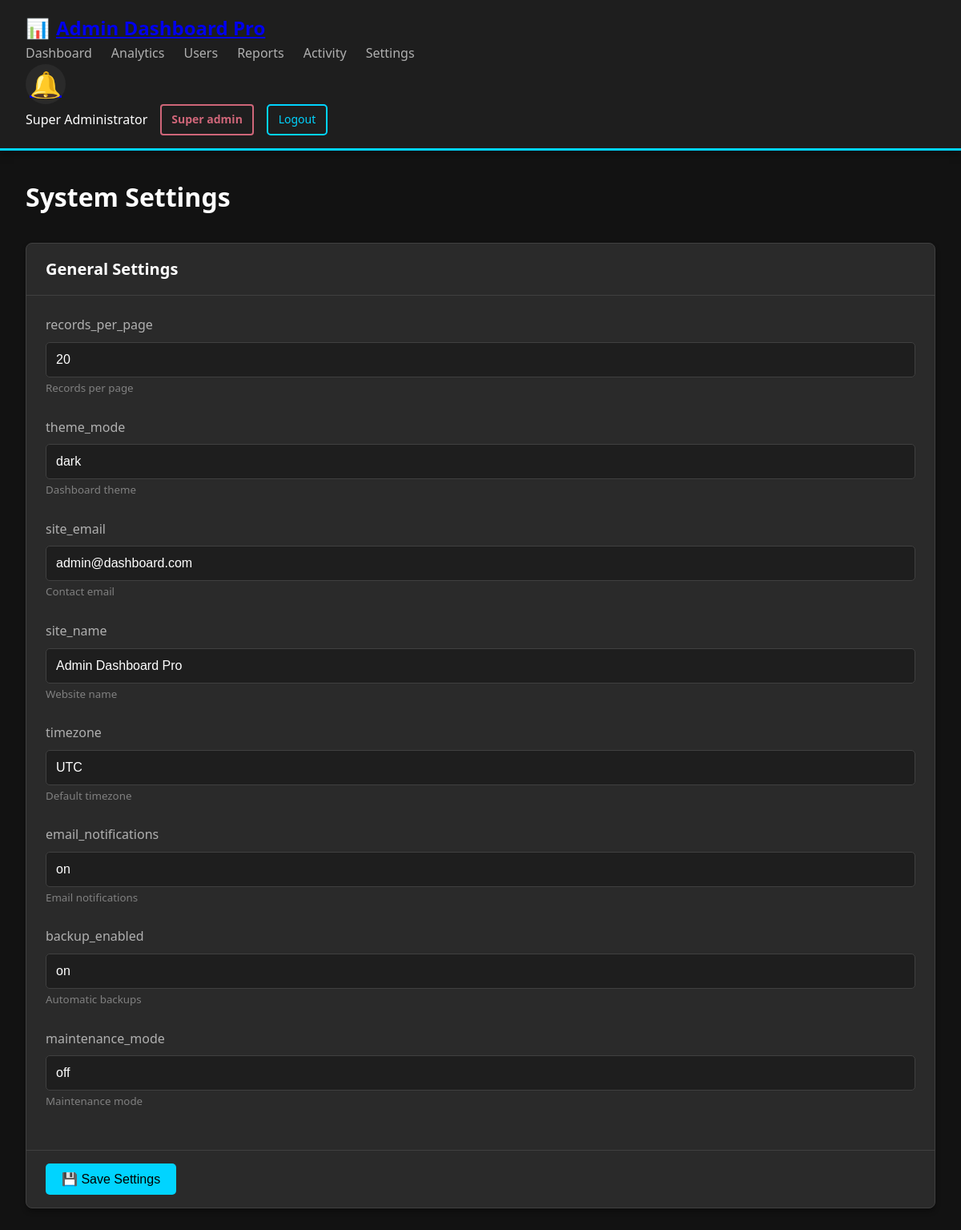
The page /settings.php (signed in) on the database its author committed.
### tables this page shows
CREATE TABLE settings (
    id INT PRIMARY KEY AUTO_INCREMENT,
    setting_key VARCHAR(100) UNIQUE NOT NULL,
    setting_value TEXT NOT NULL,
    setting_category VARCHAR(50) DEFAULT 'general',
    description TEXT DEFAULT NULL,
    updated_by INT DEFAULT NULL,
    updated_at TIMESTAMP DEFAULT CURRENT_TIMESTAMP ON UPDATE CURRENT_TIMESTAMP,

    FOREIGN KEY (updated_by) REFERENCES users(id) ON DELETE SET NULL,

    INDEX idx_setting_key (setting_key),
    INDEX idx_category (setting_category)
);

### includes/functions.php (called while the page is built, shortened)
<?php
function getAllSettings($category = null) {
    global $conn;
    $sql = "SELECT * FROM settings";
    $sql .= " ORDER BY setting_category, setting_key";
    return mysqli_query($conn, $sql);
}
?>

### settings.php (the view, shortened to what this page needs)
<?php
require_once 'includes/config.php';
require_once 'includes/functions.php';
$settings = getAllSettings();
?>
<!DOCTYPE html>
<html lang="en">
<head>
    <link rel="stylesheet" href="css/style.css">
</head>
<body>
    <?php include 'includes/navbar.php'; ?>
    <div class="container">
        <div class="page-header">
            <h1>System Settings</h1>
        </div>
        <form method="POST">
            <div class="card">
                <div class="card-header">
                    <h3>General Settings</h3>
                </div>
                <div class="card-body">
                    <?php while ($setting = mysqli_fetch_assoc($settings)): ?>
                        <div class="form-group">
                            <label><?php echo htmlspecialchars($setting['setting_key']); ?></label>
                            <input type="text"
                                   name="setting[<?php echo $setting['setting_key']; ?>]"
                                   value="<?php echo htmlspecialchars($setting['setting_value']); ?>"
                                   class="form-control">
                            <small class="text-muted"><?php echo htmlspecialchars($setting['description']); ?></small>
                        </div>
                    <?php endwhile; ?>
                </div>
                <div class="card-footer">
                    <button type="submit" class="btn btn-primary">💾 Save Settings</button>
                </div>
            </div>
        </form>
    </div>
</body>
</html>

### css/style.css (style rules this page uses)
:root { --bg-primary: #121212; --bg-secondary: #1e1e1e; --bg-card: #2a2a2a; --text-primary: #ffffff; --text-secondary: #b0b0b0; --text-muted: #808080; --border-color: #404040; --color-blue: #00d4ff; --color-purple: #bb86fc; --color-pink: #ff4081; --color-green: #03dac6; --color-orange: #ff6e40; --color-yellow: #ffd740; --color-red: #cf6679; --color-cyan: #00d4ff; }
* { margin: 0; padding: 0; box-sizing: border-box; }
body { font-family: 'Segoe UI', Tahoma, Geneva, Verdana, sans-serif; background-color: var(--bg-primary); color: var(--text-primary); line-height: 1.6; }
.container { max-width: 1400px; margin: 2rem auto; padding: 0 2rem; }
.page-header { display: flex; justify-content: space-between; align-items: center; margin-bottom: 2rem; }
.page-header h1 { color: var(--text-primary); font-size: 2rem; }
.card { background-color: var(--bg-card); border: 1px solid var(--border-color); border-radius: 8px; margin-bottom: 1.5rem; box-shadow: 0 4px 6px rgba(0, 0, 0, 0.3); transition: transform 0.3s, box-shadow 0.3s; }
.card-header { padding: 1rem 1.5rem; border-bottom: 1px solid var(--border-color); display: flex; justify-content: space-between; align-items: center; }
.card-header h3 { color: var(--text-primary); font-size: 1.25rem; }
.card-body { padding: 1.5rem; }
.card-footer { padding: 1rem 1.5rem; border-top: 1px solid var(--border-color); }
.btn { padding: 0.625rem 1.25rem; border: none; border-radius: 5px; cursor: pointer; text-decoration: none; display: inline-block; font-size: 1rem; transition: all 0.3s; color: var(--text-primary); }
.btn-primary { background-color: var(--color-blue); color: #000; }
.form-group { margin-bottom: 1.5rem; }
.form-group label { display: block; margin-bottom: 0.5rem; color: var(--text-secondary); font-weight: 500; }
.form-control { width: 100%; padding: 0.75rem; background-color: var(--bg-secondary); border: 1px solid var(--border-color); border-radius: 5px; color: var(--text-primary); font-size: 1rem; transition: border-color 0.3s; }
.text-muted { color: var(--text-muted); }

### rows shown on the page
settings: setting_key "records_per_page", setting_value "20", description "Records per page"
settings: setting_key "theme_mode", setting_value "dark", description "Dashboard theme"
settings: setting_key "site_email", setting_value "admin@dashboard.com", description "Contact email"
settings: setting_key "site_name", setting_value "Admin Dashboard Pro", description "Website name"
settings: setting_key "timezone", setting_value "UTC", description "Default timezone"
settings: setting_key "email_notifications", setting_value "on", description "Email notifications"
settings: setting_key "backup_enabled", setting_value "on", description "Automatic backups"
settings: setting_key "maintenance_mode", setting_value "off", description "Maintenance mode"

### other values the page prints
$_SESSION['full_name'] "Super Administrator"
str_replace('_', ' ', $_SESSION['role']) "Super admin"
